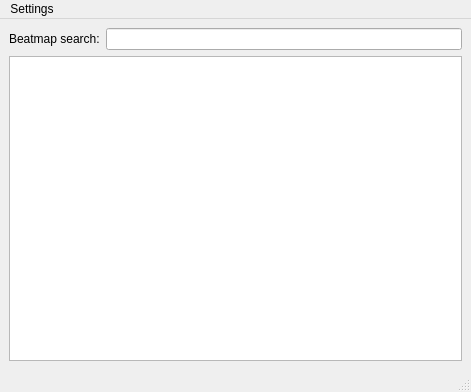
<?xml version="1.0" encoding="UTF-8"?>
<ui version="4.0">
 <class>MainWindow</class>
 <widget class="QMainWindow" name="MainWindow">
  <property name="geometry">
   <rect>
    <x>0</x>
    <y>0</y>
    <width>471</width>
    <height>392</height>
   </rect>
  </property>
  <property name="windowTitle">
   <string>NC2DT</string>
  </property>
  <widget class="QWidget" name="centralwidget">
   <layout class="QVBoxLayout" name="verticalLayout">
    <item>
     <layout class="QHBoxLayout" name="horizontalLayout">
      <item>
       <widget class="QLabel" name="label">
        <property name="text">
         <string>Beatmap search:</string>
        </property>
       </widget>
      </item>
      <item>
       <widget class="QLineEdit" name="beatmapSearchLineEdit"/>
      </item>
     </layout>
    </item>
    <item>
     <widget class="QListView" name="beatmapsListView">
      <property name="editTriggers">
       <set>QAbstractItemView::NoEditTriggers</set>
      </property>
     </widget>
    </item>
   </layout>
  </widget>
  <widget class="QMenuBar" name="menubar">
   <property name="geometry">
    <rect>
     <x>0</x>
     <y>0</y>
     <width>471</width>
     <height>21</height>
    </rect>
   </property>
   <widget class="QMenu" name="menuSettings">
    <property name="title">
     <string>Settings</string>
    </property>
    <addaction name="actionChangeOsuPath"/>
   </widget>
   <addaction name="menuSettings"/>
  </widget>
  <widget class="QStatusBar" name="statusbar"/>
  <action name="actionChangeOsuPath">
   <property name="text">
    <string>Change osu! path</string>
   </property>
  </action>
 </widget>
 <resources/>
 <connections/>
</ui>
